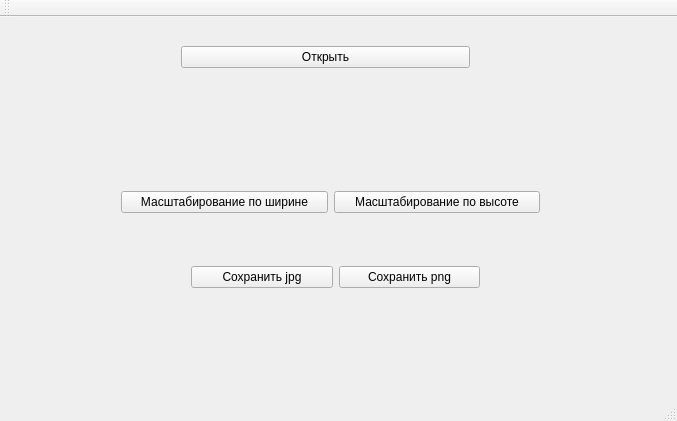
<?xml version="1.0" encoding="UTF-8"?>
<ui version="4.0">
 <class>MainWindow</class>
 <widget class="QMainWindow" name="MainWindow">
  <property name="geometry">
   <rect>
    <x>0</x>
    <y>0</y>
    <width>677</width>
    <height>421</height>
   </rect>
  </property>
  <property name="windowTitle">
   <string>MainWindow</string>
  </property>
  <widget class="QWidget" name="centralWidget">
   <widget class="QWidget" name="horizontalLayoutWidget">
    <property name="geometry">
     <rect>
      <x>170</x>
      <y>10</y>
      <width>311</width>
      <height>61</height>
     </rect>
    </property>
    <layout class="QHBoxLayout" name="horizontalLayout">
     <item>
      <widget class="QPushButton" name="pushButtonOpen">
       <property name="text">
        <string>Открыть</string>
       </property>
      </widget>
     </item>
    </layout>
   </widget>
   <widget class="QWidget" name="horizontalLayoutWidget_2">
    <property name="geometry">
     <rect>
      <x>180</x>
      <y>230</y>
      <width>311</width>
      <height>61</height>
     </rect>
    </property>
    <layout class="QHBoxLayout" name="horizontalLayout_2">
     <item>
      <widget class="QPushButton" name="pushButtonJpg">
       <property name="text">
        <string>Сохранить jpg</string>
       </property>
      </widget>
     </item>
     <item>
      <widget class="QPushButton" name="pushButtonPng">
       <property name="text">
        <string>Сохранить png</string>
       </property>
      </widget>
     </item>
    </layout>
   </widget>
   <widget class="QWidget" name="horizontalLayoutWidget_3">
    <property name="geometry">
     <rect>
      <x>110</x>
      <y>160</y>
      <width>441</width>
      <height>51</height>
     </rect>
    </property>
    <layout class="QHBoxLayout" name="horizontalLayout_3">
     <item>
      <widget class="QPushButton" name="pushButtonW">
       <property name="text">
        <string>Масштабирование по ширине</string>
       </property>
      </widget>
     </item>
     <item>
      <widget class="QPushButton" name="pushButtonH">
       <property name="text">
        <string>Масштабирование по высоте</string>
       </property>
      </widget>
     </item>
    </layout>
   </widget>
   <widget class="QLabel" name="label">
    <property name="geometry">
     <rect>
      <x>80</x>
      <y>80</y>
      <width>47</width>
      <height>13</height>
     </rect>
    </property>
    <property name="text">
     <string/>
    </property>
   </widget>
  </widget>
  <widget class="QMenuBar" name="menuBar">
   <property name="geometry">
    <rect>
     <x>0</x>
     <y>0</y>
     <width>677</width>
     <height>20</height>
    </rect>
   </property>
  </widget>
  <widget class="QToolBar" name="mainToolBar">
   <attribute name="toolBarArea">
    <enum>TopToolBarArea</enum>
   </attribute>
   <attribute name="toolBarBreak">
    <bool>false</bool>
   </attribute>
  </widget>
  <widget class="QStatusBar" name="statusBar"/>
 </widget>
 <layoutdefault spacing="6" margin="11"/>
 <resources/>
 <connections/>
</ui>
